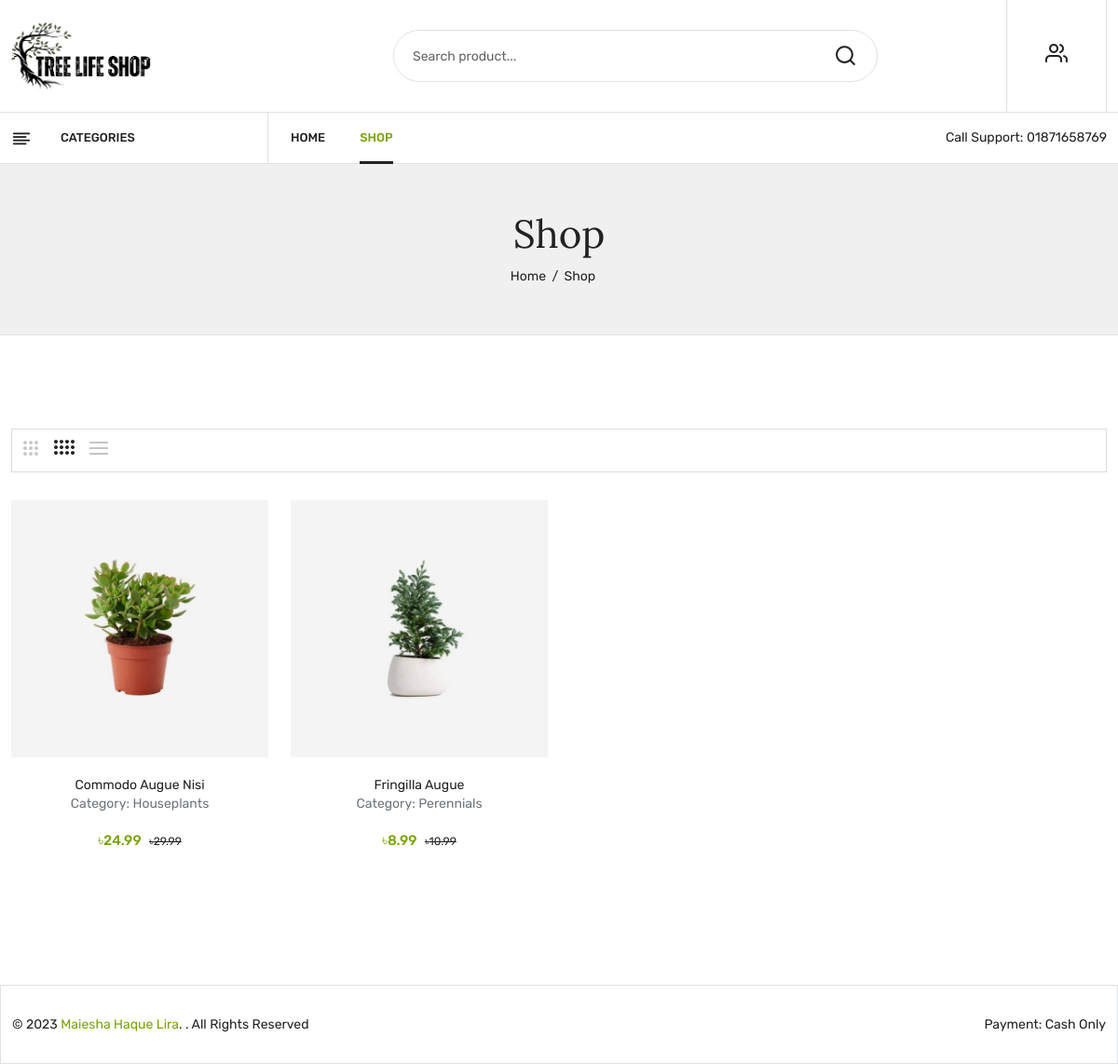
The app's page /shop.php, older data.
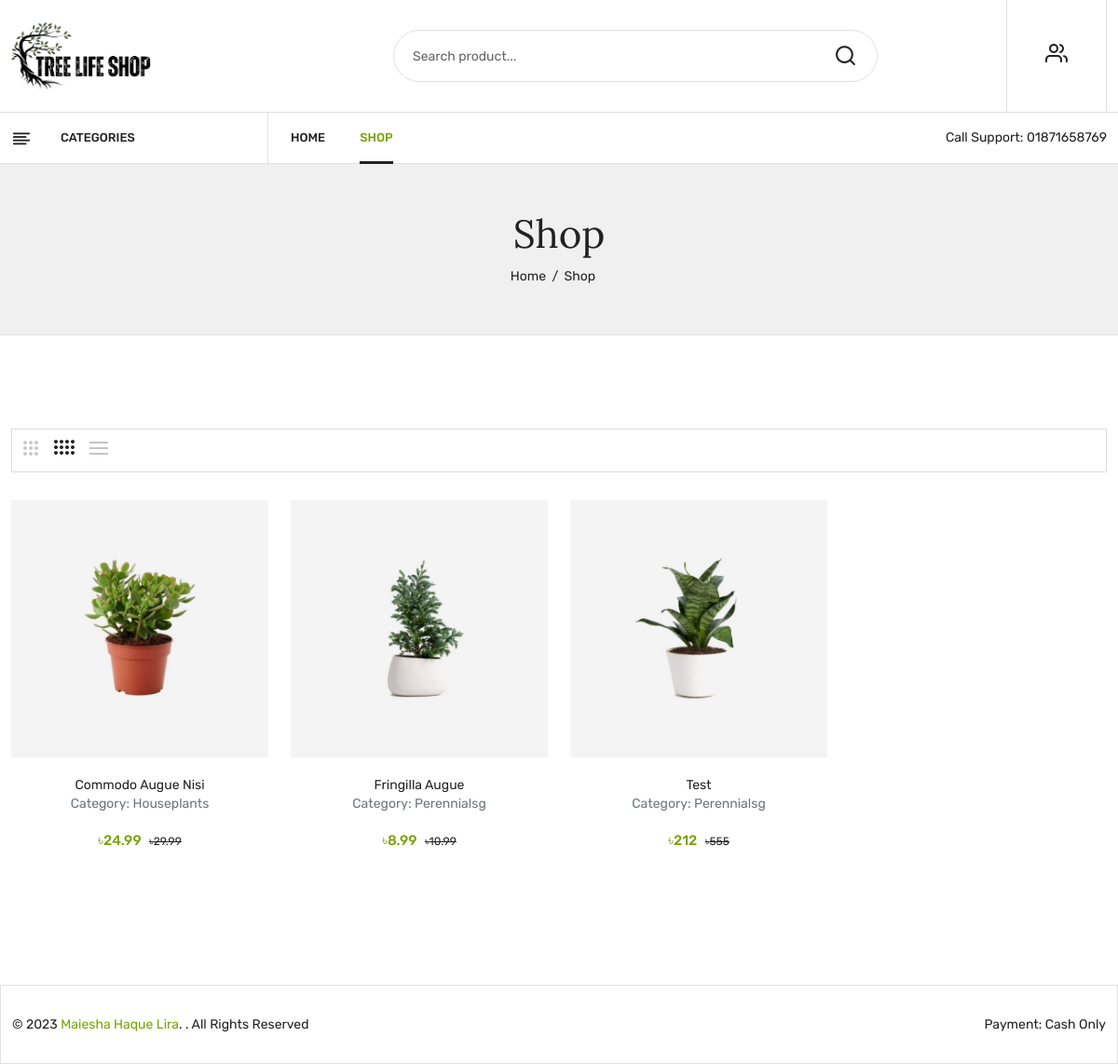
The same page, newer data.
### tables this page shows
CREATE TABLE `products` (
  `id` int(11) NOT NULL,
  `name` varchar(255) NOT NULL,
  `description` varchar(255) NOT NULL,
  `regular_price` double NOT NULL,
  `discount_price` double NOT NULL,
  `image_location` varchar(255) NOT NULL,
  `species` varchar(255) NOT NULL,
  `size` varchar(100) NOT NULL,
  `age` int(11) NOT NULL,
  `growth_rate` varchar(100) NOT NULL,
  `water_needs` varchar(255) NOT NULL,
  `availability` varchar(255) NOT NULL,
  `container_type` varchar(255) NOT NULL,
  `category_id` int(11) NOT NULL
);

CREATE TABLE `category` (
  `id` int(11) NOT NULL,
  `name` varchar(255) NOT NULL
);

### db.php (called while the page is built, shortened)
<?php
    function db_connect(){
        $db_host = "localhost";
        $db_user = "root";
        $db_pass = "";
        $db_name = "tree_life_shop";
        return mysqli_connect($db_host, $db_user, $db_pass, $db_name);
    }
?>

### shop.php (the view, shortened to what this page needs)
<?php
require_once 'db.php';
require_once('client/header2.php');
?>
<header>
    <div class="main_header">
        <div class="header_middle">
            <div class="container">
                <div class="row align-items-center">
                    <div class="col-lg-3 col-md-3 col-4">
                        <div class="logo">
                            <a href="index.php"><img src="<?= $_SESSION['company']['image_dark'] ?>" alt="<?= $_SESSION['company']['name'] ?>"></a>
                        </div>
                    </div>
                    <div class="col-lg-9 col-md-6 col-6">
                        <div class="header_right_info">
                            <div class="search_container">
                                <form action="#">
                                    <div class="search_box">
                                        <input placeholder="Search product..." type="text">
                                        <button type="submit"><i class="icon-search"></i></button>
                                    </div>
                                </form>
                            </div>
                            <div class="header_account_area">
                                <div class="header_account-list top_links">
                                    <a href="#"><i class="icon-users"></i></a>
                                </div>
                            </div>
                        </div>
                    </div>
                </div>
            </div>
        </div>
        <div class="header_bottom sticky-header">
            <div class="container">
                <div class="row align-items-center">
                    <div class="col-lg-3">
                        <div class="categories_menu">
                            <div class="categories_title">
                                <h2 class="categori_toggle">Categories</h2>
                            </div>
                        </div>
                    </div>
                    <div class="col-lg-6">
                        <div class="main_menu menu_position">
                            <nav>
                                <ul>
                                    <li><a href="index.php">home</a></li>
                                    <li><a class="active" href="shop.php">shop</a></li>
                                </ul>
                            </nav>
                        </div>
                    </div>
                    <div class="col-lg-3">
                        <div class="call-support">
                            <p>Call Support: <a <?php echo "href='tel:+88" . $_SESSION['company']['phone'] . "'" ?>><?= $_SESSION['company']['phone'] ?></a></p>
                        </div>
                    </div>
                </div>
            </div>
        </div>
    </div>
</header>
<div class="breadcrumbs_area">
    <div class="container">
        <div class="row">
            <div class="col-12">
                <div class="breadcrumb_content">
                    <h3>Shop</h3>
                    <ul>
                        <li><a href="index.php">home</a></li>
                        <li>shop</li>
                    </ul>
                </div>
            </div>
        </div>
    </div>
</div>
<div class="shop_area shop_fullwidth mt-100 mb-100">
    <div class="container">
        <div class="row">
            <div class="col-12">
                <div class="shop_toolbar_wrapper">
                    <div class="shop_toolbar_btn">
                        <button data-role="grid_3" type="button" class=" btn-grid-3" data-bs-toggle="tooltip" title="3"></button>
                        <button data-role="grid_4" type="button" class="active btn-grid-4" data-bs-toggle="tooltip" title="4"></button>
                        <button data-role="grid_list" type="button" class="btn-list" data-bs-toggle="tooltip" title="List"></button>
                    </div>
                </div>
                <div class="row shop_wrapper grid_4">
                    <?php
                    $products_query = "SELECT p.id, p.name, p.description, p.regular_price, p.discount_price, p.image_location, p.species, p.size, p.age, p.growth_rate, p.water_needs, p.availability, p.container_type, c.name AS category_name FROM products p JOIN category c ON p.category_id = c.id";
                    $products_result = mysqli_query(db_connect(), $products_query);
                    while ($product = mysqli_fetch_assoc($products_result)) {
                    ?>
                        <div class="col-lg-3 col-md-4 col-12 ">
                            <article class="single_product">
                                <figure>
                                    <div class="product_thumb">
                                        <a class="primary_img" href="product-details.html"><img src="<?= $product['image_location'] ?>" alt="<?= $product['name'] ?>"></a>
                                    </div>
                                    <div class="product_content grid_content">
                                        <div class="product_price_rating">
                                            <h4 class="product_name"><a href="product-details.html"><?= $product['name'] ?></a></h4>
                                            <p class="text-muted text-small"><?= "Category: " . $product['category_name'] ?></p>
                                            <div class="price_box">
                                                <span class="current_price">৳<?= $product['discount_price'] ?></span>
                                                <span class="old_price">৳<?= $product['regular_price'] ?></span>
                                            </div>
                                        </div>
                                    </div>
                                </figure>
                            </article>
                        </div>
                    <?php } ?>
                </div>
            </div>
        </div>
    </div>
</div>
<?php
require_once('client/footer2.php');
?>

### client/header2.php (shortened to what this page needs)
<!DOCTYPE html>
<html lang="en">
<head>
    <link rel="stylesheet" href="assets/css/bootstrap.min.css">
    <link rel="stylesheet" href="assets/css/owl.carousel.min.css">
    <link rel="stylesheet" href="assets/css/slick.css">
    <link rel="stylesheet" href="assets/css/magnific-popup.css">
    <link rel="stylesheet" href="assets/css/font.awesome.css">
    <link rel="stylesheet" href="assets/css/animate.css">
    <link rel="stylesheet" href="assets/css/jquery-ui.min.css">
    <link rel="stylesheet" href="assets/css/slinky.menu.css">
    <link rel="stylesheet" href="assets/css/plugins.css">
    <link rel="stylesheet" href="assets/css/style.css">
</head>
<body>

### client/footer2.php (shortened to what this page needs)
<footer class="footer_widgets">
    <div class="footer_bottom border border-top-1">
        <div class="container">
            <div class="row align-items-center">
                <div class="col-lg-6 col-md-6">
                    <div class="copyright_area">
                        <p class="copyright-text">&copy; 2023 <a href="#" class="pe-none" tabindex="-1">Maiesha Haque Lira</a>. <i class="fa fa-heart text-danger"></i> . All Rights Reserved</p>
                    </div>
                </div>
                <div class="col-lg-6 col-md-6">
                    <div class="footer_payment">
                        Payment: Cash Only
                    </div>
                </div>
            </div>
        </div>
    </div>
</footer>
</body>
</html>

### assets/css/plugins.css (style rules this page uses)
[class^="icon-"], [class*=" icon-"] { font-family: 'plaza-icon' !important; speak: none; font-style: normal; font-weight: normal; font-variant: normal; text-transform: none; line-height: 1; -webkit-font-smoothing: antialiased; -moz-osx-font-smoothing: grayscale; }
.icon-search:before { content: "\e9c1"; }
.icon-users:before { content: "\e9f6"; }

Row changes from the older to the newer data that the page shows:
changed through a linked row, products "Fringilla Augue": category.name "Perennials" → "Perennialsg"
added products: image_location+name (picture), name "Test", category.name "Perennialsg", discount_price "212", regular_price "555"
